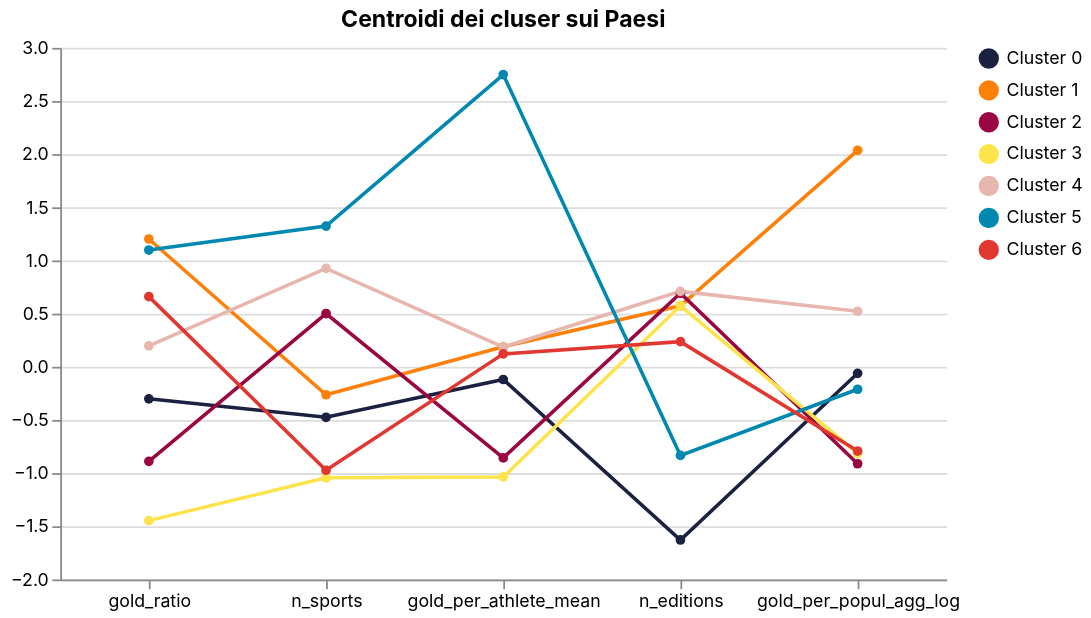

Write a Vega-Lite specification for this figure.
### Vega-Lite specification from a JSON file in a GitHub repository (floating-point values rounded to 4 significant figures)
{"$schema": "https://vega.github.io/schema/vega-lite/v5.20.1.json", "config": {"axis": {"labelFont": "Inter", "titleFont": "Inter"}, "background": "transparent", "header": {"labelFont": "Inter", "titleFont": "Inter"}, "legend": {"labelFont": "Inter", "titleFont": "Inter"}, "range": {"category": ["#1b2140", "#ff8009", "#9a0641", "#ffe34a", "#e7b6af", "#0088b0", "#e03830"], "heatmap": ["#e7b6af", "#1b2140"], "ramp": ["#e7b6af", "#1b2140"]}, "text": {"font": "Inter"}, "title": {"font": "Inter"}, "view": {"stroke": "transparent"}}, "data": {"name": "data-e47734f23ea1caa844b4ce3b2e146c6b"}, "datasets": {"data-e47734f23ea1caa844b4ce3b2e146c6b": [{"cluster": "Cluster 0", "feature": "gold_ratio", "valore": -0.301}, {"cluster": "Cluster 1", "feature": "gold_ratio", "valore": 1.202}, {"cluster": "Cluster 2", "feature": "gold_ratio", "valore": -0.8893}, {"cluster": "Cluster 3", "feature": "gold_ratio", "valore": -1.447}, {"cluster": "Cluster 4", "feature": "gold_ratio", "valore": 0.1966}, {"cluster": "Cluster 5", "feature": "gold_ratio", "valore": 1.098}, {"cluster": "Cluster 6", "feature": "gold_ratio", "valore": 0.66}, {"cluster": "Cluster 0", "feature": "n_sports", "valore": -0.4747}, {"cluster": "Cluster 1", "feature": "n_sports", "valore": -0.2629}, {"cluster": "Cluster 2", "feature": "n_sports", "valore": 0.5009}, {"cluster": "Cluster 3", "feature": "n_sports", "valore": -1.044}, {"cluster": "Cluster 4", "feature": "n_sports", "valore": 0.9263}, {"cluster": "Cluster 5", "feature": "n_sports", "valore": 1.324}, {"cluster": "Cluster 6", "feature": "n_sports", "valore": -0.9732}, {"cluster": "Cluster 0", "feature": "gold_per_athlete_mean", "valore": -0.1195}, {"cluster": "Cluster 1", "feature": "gold_per_athlete_mean", "valore": 0.1879}, {"cluster": "Cluster 2", "feature": "gold_per_athlete_mean", "valore": -0.8568}, {"cluster": "Cluster 3", "feature": "gold_per_athlete_mean", "valore": -1.036}, {"cluster": "Cluster 4", "feature": "gold_per_athlete_mean", "valore": 0.1861}, {"cluster": "Cluster 5", "feature": "gold_per_athlete_mean", "valore": 2.749}, {"cluster": "Cluster 6", "feature": "gold_per_athlete_mean", "valore": 0.1215}, {"cluster": "Cluster 0", "feature": "n_editions", "valore": -1.629}, {"cluster": "Cluster 1", "feature": "n_editions", "valore": 0.5737}, {"cluster": "Cluster 2", "feature": "n_editions", "valore": 0.6919}, {"cluster": "Cluster 3", "feature": "n_editions", "valore": 0.5737}, {"cluster": "Cluster 4", "feature": "n_editions", "valore": 0.7092}, {"cluster": "Cluster 5", "feature": "n_editions", "valore": -0.8336}, {"cluster": "Cluster 6", "feature": "n_editions", "valore": 0.2369}, {"cluster": "Cluster 0", "feature": "gold_per_popul_agg_log", "valore": -0.06129}, {"cluster": "Cluster 1", "feature": "gold_per_popul_agg_log", "valore": 2.036}, {"cluster": "Cluster 2", "feature": "gold_per_popul_agg_log", "valore": -0.912}, {"cluster": "Cluster 3", "feature": "gold_per_popul_agg_log", "valore": -0.8141}, {"cluster": "Cluster 4", "feature": "gold_per_popul_agg_log", "valore": 0.5222}, {"cluster": "Cluster 5", "feature": "gold_per_popul_agg_log", "valore": -0.2112}, {"cluster": "Cluster 6", "feature": "gold_per_popul_agg_log", "valore": -0.7922}]}, "encoding": {"color": {"field": "cluster", "title": null, "type": "nominal"}, "tooltip": [{"field": "cluster", "type": "nominal"}, {"field": "feature", "type": "nominal"}, {"field": "valore", "type": "quantitative"}], "x": {"axis": {"labelAngle": 0}, "field": "feature", "sort": ["gold_ratio", "n_sports", "gold_per_athlete_mean", "n_editions", "gold_per_popul_agg_log"], "title": null, "type": "nominal"}, "y": {"field": "valore", "title": null, "type": "quantitative"}}, "height": 300, "mark": {"point": true, "type": "line"}, "params": [{"bind": "scales", "name": "param_1", "select": {"encodings": ["x", "y"], "type": "interval"}}], "title": "Centroidi dei cluser sui Paesi", "width": 500}
